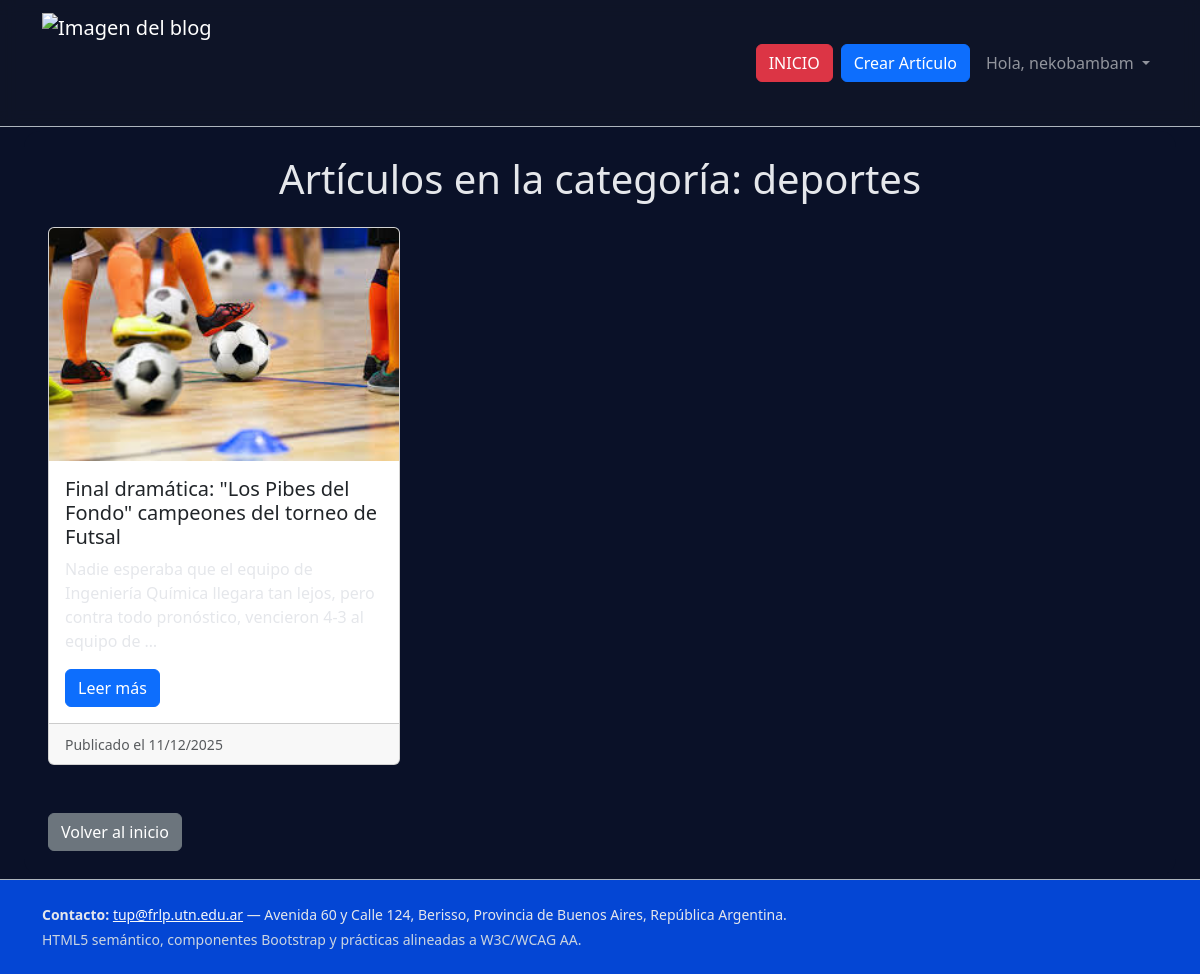
Screenshot of /articulos/categoria/2/ (signed in) with the database file from the repository.
### blog_edicion/models.py (models this page shows, shortened)
class Categoria(models.Model):
    nombre = models.CharField(max_length=100, unique=True)

class Articulo(models.Model):
    titulo = models.CharField(max_length=200)
    contenido = models.TextField()
    fecha_publicacion = models.DateTimeField(default=timezone.now)
    imagen = models.ImageField(upload_to='articulos/', blank=True, null=True)
    categoria = models.ForeignKey(Categoria, on_delete=models.SET_NULL, null=True, related_name='articulos')
    autor = models.ForeignKey(User, on_delete=models.CASCADE, null=True, blank=True)
    class Meta:
        ordering = ['-fecha_publicacion']

### blog_edicion/views.py (the view)
# urls.py: path('categoria/<int:pk>/', views.articulos_por_categoria, name='articulos_por_categoria'),
def articulos_por_categoria(request, pk):
    categoria = get_object_or_404(Categoria, pk=pk)
    articulos = Articulo.objects.filter(categoria=categoria)
    return render(
        request,
        "articulos_por_categoria.html",
        {"categoria": categoria, "articulos": articulos},
    )

### templates/articulos_por_categoria.html (shortened to what this page needs)
{% extends "base.html" %}
{% block content %}
  <h1 class="text-center mb-4">Artículos en la categoría: {{ categoria.nombre }}</h1>
  <div class="row">
    {% for articulo in articulos %}
      <div class="col-md-6 col-lg-4 mb-4">
        <div class="card h-100">
          {% if articulo.imagen %}
            <img src="{{ articulo.imagen.url }}" class="card-img-top" alt="{{ articulo.titulo }}">
          {% endif %}
          <div class="card-body">
            <h5 class="card-title">{{ articulo.titulo }}</h5>
            <p class="card-text">{{ articulo.contenido|truncatewords:20 }}</p>
            <a href="{% url 'articulo_detalle' pk=articulo.pk %}" class="btn btn-primary">Leer más</a>
          </div>
          <div class="card-footer">
            <small class="text-muted">Publicado el {{ articulo.fecha_publicacion|date:"d/m/Y" }}</small>
          </div>
        </div>
      </div>
    {% empty %}
      <p class="text-center">No hay artículos en esta categoría.</p>
    {% endfor %}
  </div>
  <a href="{% url 'home' %}" class="btn btn-secondary mt-4">Volver al inicio</a>
{% endblock %}

### templates/base.html (shortened to what this page needs)
{% load static %}
<!DOCTYPE html>
<html lang="es">
<head>
  <link href="https://cdn.jsdelivr.net/npm/bootstrap@5.3.3/dist/css/bootstrap.min.css" rel="stylesheet">
  <link rel="stylesheet" href="{% static 'css/estilos.css' %}">
</head>
<body class="bg-surface text-light">
  <header class="border-bottom border-dark-subtle">
    <nav class="navbar navbar-expand-lg navbar-dark" style="background: hsla(221, 39%, 11%, 0.651); backdrop-filter: blur(8px);">
      <div class="container">
        <a class="navbar-brand d-inline-flex align-items-center" href="{% url 'home' %}">
          <img src="{% static 'img/logo2.png' %}" alt="Imagen del blog" style="height:100px;width:auto;">
        </a>
        <div class="collapse navbar-collapse" id="navMain">
          <ul class="navbar-nav ms-auto gap-2 align-items-start align-items-lg-center">
            <li class="nav-item">
              <a class="btn btn-danger w-100" href="{% url 'home' %}">INICIO</a>
            </li>
            {% if user.is_authenticated %}
              <li class="nav-item">
                <a class="btn btn-primary w-100" href="{% url 'blog_edicion:crear_articulo' %}">Crear Artículo</a>
              </li>
              <li class="nav-item dropdown">
                <a class="nav-link dropdown-toggle" href="#" id="navbarDropdown" role="button" data-bs-toggle="dropdown" aria-expanded="false">
                  Hola, {{ user.username }}
                </a>
              </li>
            {% endif %}
          </ul>
        </div>
      </div>
    </nav>
  </header>
  <main id="contenido" class="mx-4 my-1">
    <div class="p-4 rounded-4 bg-panel text-black">
      {% block content %}{% endblock %}
    </div>
  </main>
  <footer class="py-4 border-top border-dark-subtle bg-footer">
    <div class="container small">
      <address class="mb-1">
        <strong>Contacto:</strong>
        <a class="link-light text-decoration-underline" href="mailto:tup@frlp.utn.edu.ar">tup@frlp.utn.edu.ar</a> —
        Avenida 60 y Calle 124, Berisso, Provincia de Buenos Aires, República Argentina.
      </address>
      <div class="text-secondary">
        HTML5 semántico, componentes Bootstrap y prácticas alineadas a W3C/WCAG AA.
      </div>
    </div>
  </footer>
</body>
</html>

### static/css/estilos.css (style rules this page uses)
:root { --bg: #0a1128; --panel: #0a1128; --text: #fefcfb; }
html, body { height: 100%; }
body { background: #0a1128; color: var(--text); overflow-x: hidden; width: 100%; }
.bg-panel { background: var(--panel); color: #e5e7eb; }
.bg-panel h1, .bg-panel h2, .bg-panel p, .bg-panel .lead { color: #e5e7eb; }
.bg-footer { background: #0446d4; color: #e5e7eb; }
.navbar-nav .btn { width: 100%; }
@media (min-width: 992px) { .navbar-nav { gap: 0.5rem; align-items: center; } }
@media (min-width: 992px) { .navbar-nav .btn { width: auto; } }
.text-secondary { color: #cbd5e1 !important; }

### rows the page displays
Categoria: nombre "deportes"
Articulo: imagen (picture), titulo "Final dramática: \"Los Pibes del Fondo\" campeones del torneo de Futsal", contenido "Nadie esperaba que el equipo de Ingeniería Química llegara tan lejos, pero contra todo pronóstico, vencieron 4-3 al equipo de …", fecha_publicacion "11/12/2025"

### other values shown
{{ user.username }} "nekobambam"
